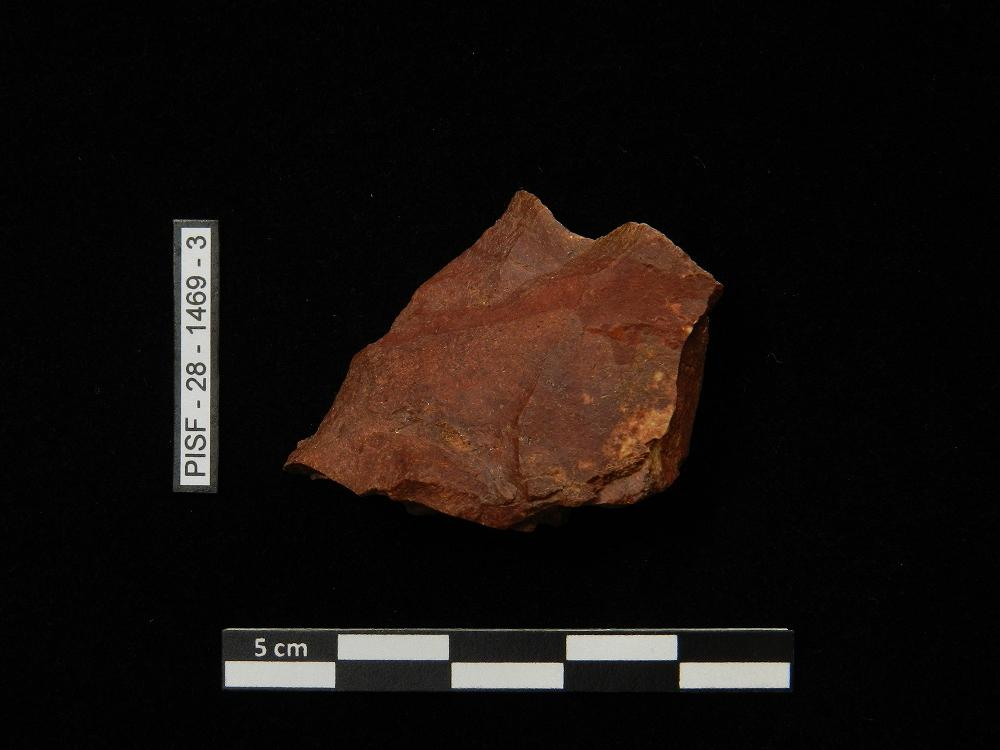
#> input picture testy/rock.jpg, 1000 x 750 px
$ python detexttextregion.py
#> lines starting #> are read from the running program, lines starting #| are printed output that depends on the picture; after the words box and inside, x2 and y2 are one past the last pixel; in counts of white or black regions, pixels touching at a corner belong together
import cv2
import numpy as np

# load image
img = cv2.imread("rock.jpg")
#> img is the input picture: shape (750, 1000, 3); mean B, G, R 13.3, 16.2, 22

# convert to gray
gray = cv2.cvtColor(img, cv2.COLOR_BGR2GRAY)
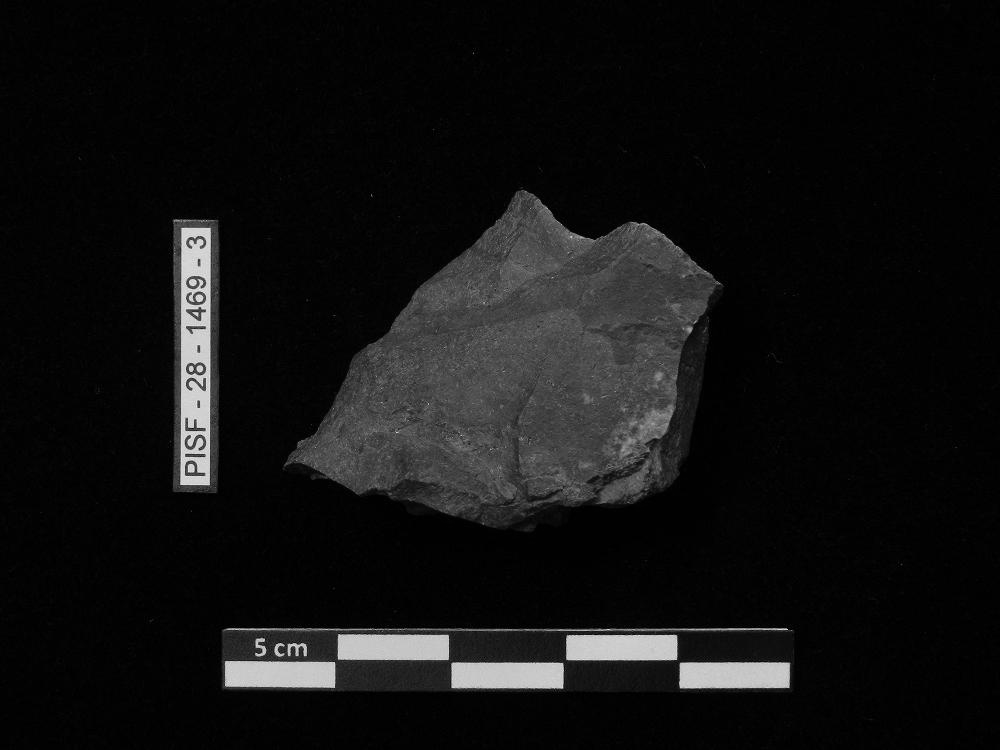
#> gray: shape (750, 1000); min 0, max 242, mean 17.6

# threshold image
thresh = cv2.threshold(gray, 150, 255, cv2.THRESH_BINARY)[1]
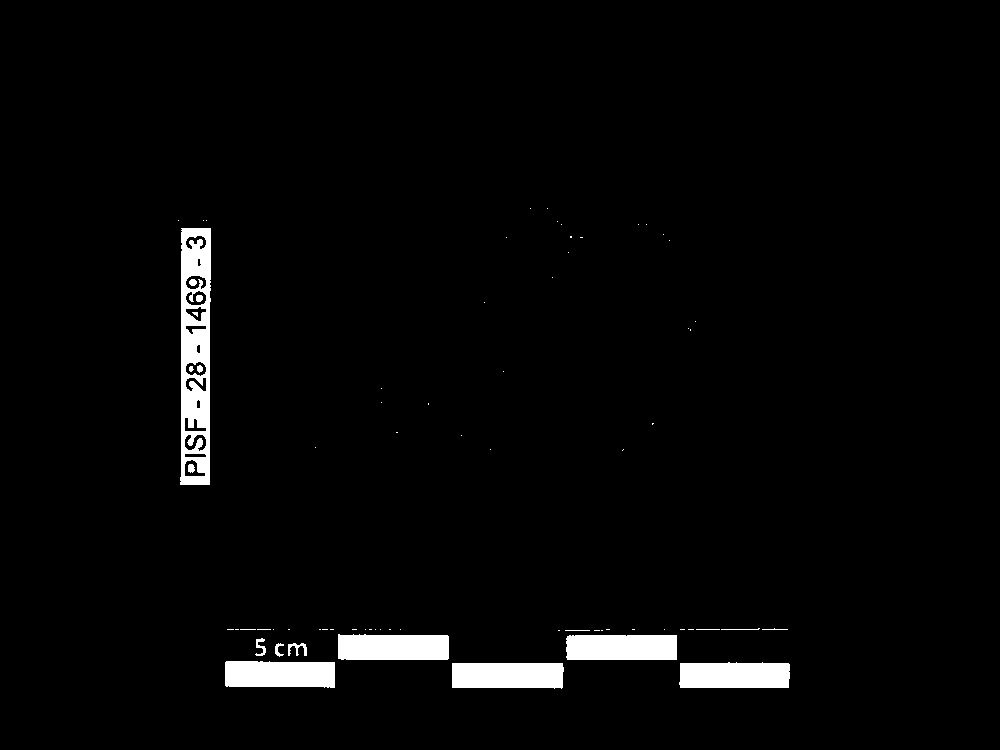
#> thresh: shape (750, 1000); 2.7% white; 73 white regions (55 under 20 px), largest, box (x1, y1, x2, y2) and area: (180, 228, 211, 485) 5850, (225, 661, 335, 688) 2792, (452, 663, 564, 689) 2782

# apply morphology to clean up small white or black regions
kernel = np.ones((5,5), np.uint8)
morph = cv2.morphologyEx(thresh, cv2.MORPH_CLOSE, kernel)
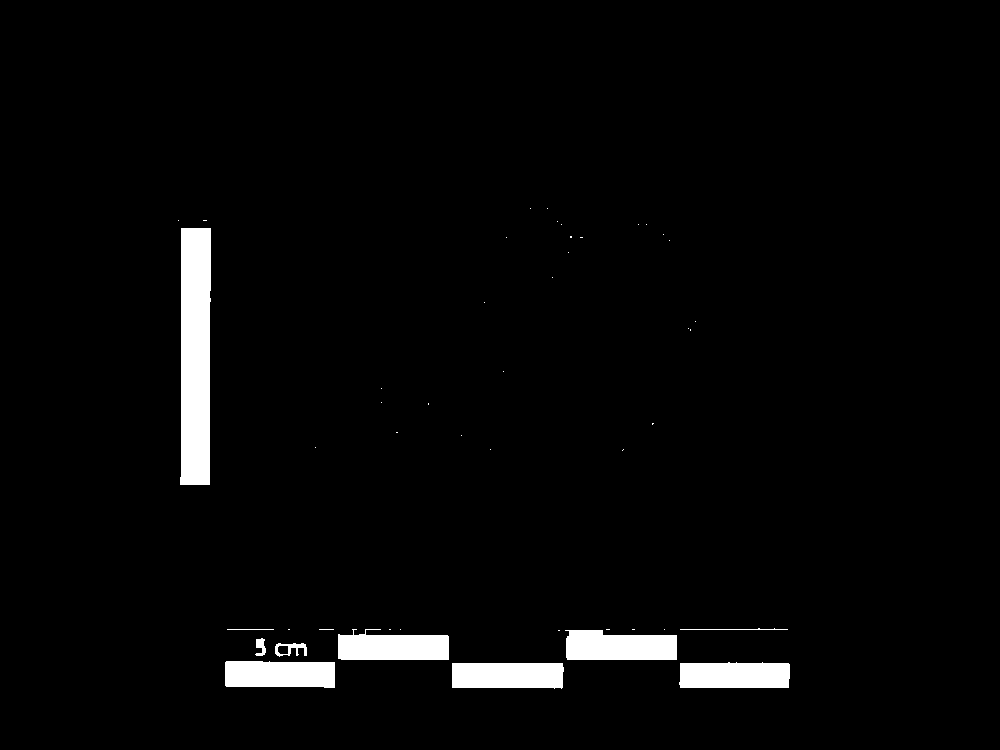
#> morph: shape (750, 1000); 3% white; 47 white regions (37 under 20 px), largest, box (x1, y1, x2, y2) and area: (180, 228, 211, 485) 7528, (565, 630, 677, 660) 2942, (338, 629, 449, 660) 2810
morph = cv2.morphologyEx(morph, cv2.MORPH_OPEN, kernel)
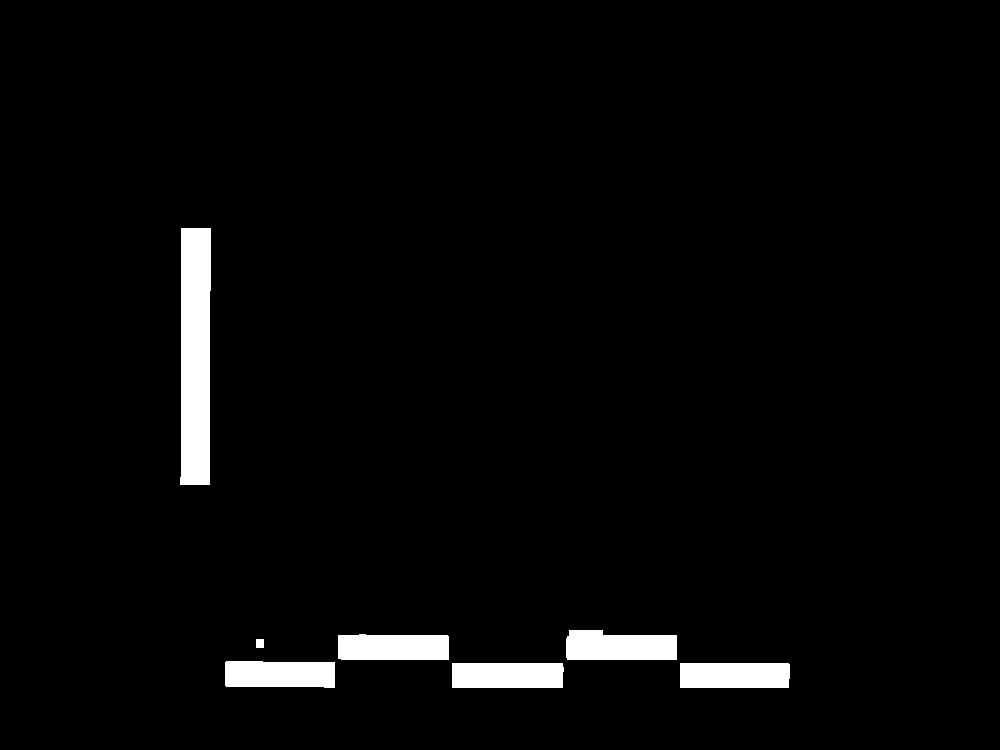
#> morph: shape (750, 1000); 2.9% white; 7 white regions, largest, box (x1, y1, x2, y2) and area: (180, 228, 211, 485) 7524, (566, 630, 677, 660) 2938, (225, 661, 335, 688) 2797

# thin region to remove excess black border
kernel = np.ones((3,3), np.uint8)
morph = cv2.morphologyEx(morph, cv2.MORPH_ERODE, kernel)
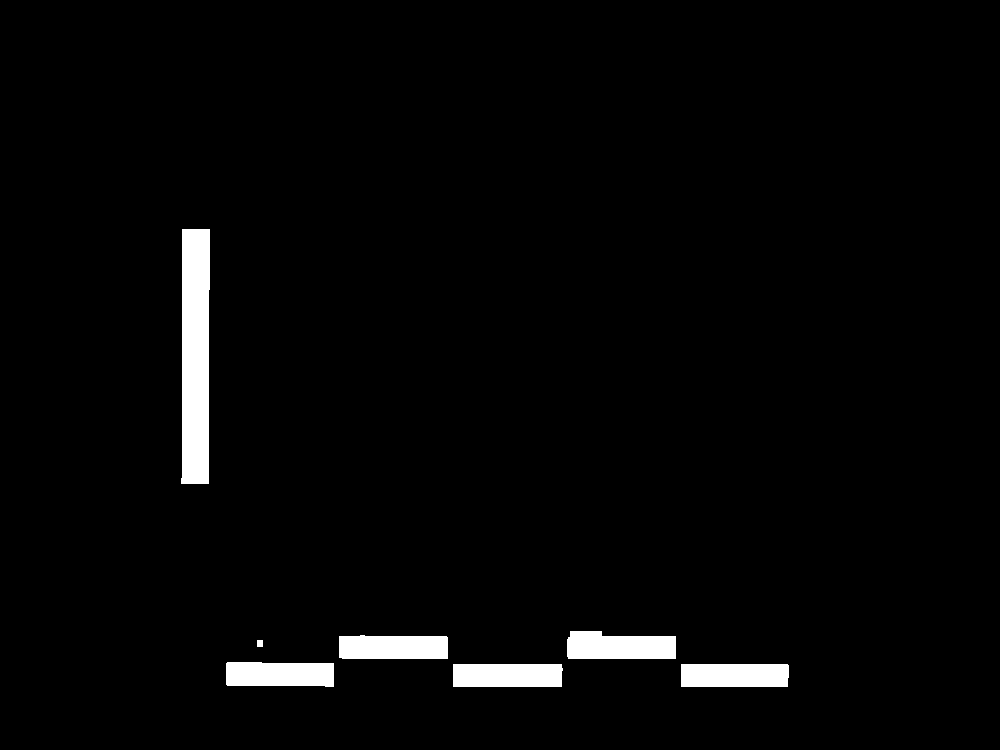
#> morph: shape (750, 1000); 2.6% white; 7 white regions

# find contours
cntrs = cv2.findContours(morph, cv2.RETR_EXTERNAL, cv2.CHAIN_APPROX_SIMPLE)
#> cntrs = 7 contours; box (x1, y1, x2, y2) and area: (181, 229, 210, 484) 6670, (567, 631, 676, 659) 2526, (226, 662, 334, 687) 2397, (453, 664, 563, 687) 2379, (339, 635, 448, 659) 2378, (681, 664, 789, 687) 2345, (257, 640, 263, 647) 30
cntrs = cntrs[0] if len(cntrs) == 2 else cntrs[1]

# Contour filtering -- keep largest, vertically oriented object (h/w > 1)
area_thresh = 0
for c in cntrs:
    area = cv2.contourArea(c)
    x,y,w,h = cv2.boundingRect(c)
    aspect = h / w
    if area > area_thresh and aspect > 1:
        big_contour = c
        area_thresh = area
#> this loop made 7 passes
#> (area, x, y, w, h, aspect, big_contour, area_thresh) on pass 4: (30, 257, 640, 6, 7, 1.17, [[257, 640], [257, 646], [262, 646], [262, 640]], 30)
#> (area, x, y, w, h, aspect, area_thresh) on pass 7: (6670, 181, 229, 29, 255, 8.79, 6670)
#> after the loop, area_thresh = 6670; big_contour = [[182, 229], [182, 477], [181, 478], [181, 483], [208, 483], [208, 290], [209, 289], [209, 229]]

# extract region of text contour from image
x,y,w,h = cv2.boundingRect(big_contour)
text = img[y:y+h, x:x+w]
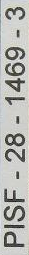
#> text: shape (255, 29, 3); mean B, G, R 178.8, 182.8, 182

# extract region from thresholded image
binary_text = thresh[y:y+h, x:x+w]
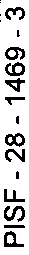
#> binary_text: shape (255, 29); 80.3% white; 18 black regions (5 under 20 px), largest, box (x1, y1, x2, y2) and area: (4, 206, 25, 222) 166, (5, 62, 25, 76) 151, (5, 133, 25, 147) 151

# write result to disk
cv2.imwrite("rock_thresh.jpg", thresh)
cv2.imwrite("rock_morph.jpg", morph)
cv2.imwrite("rock_text.jpg", text)
cv2.imwrite("rock_binary_text.jpg", binary_text)

cv2.imshow("THRESH", thresh)
cv2.imshow("MORPH", morph)
cv2.imshow("TEXT", text)
cv2.imshow("BINARY TEXT", binary_text)
cv2.waitKey(0)
cv2.destroyAllWindows()
